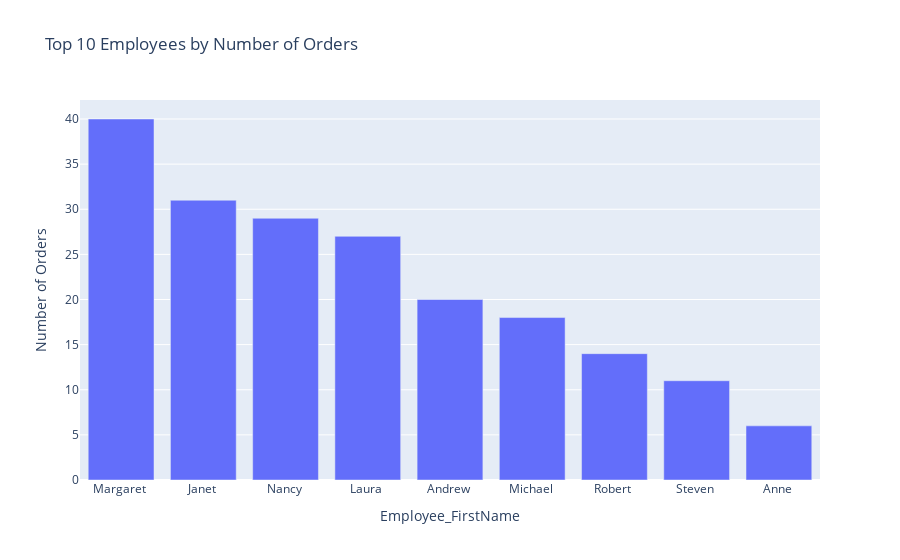

The code cell stored with this chart in its notebook:
### Code cell
# Merge DataFrames
merged_data = pd.merge(Employees, Orders, on='EmployeeID')

# Group by EmployeeID, FirstName, and LastName, count Orders, and get the top 10
top_10_employees = merged_data.groupby(['EmployeeID', 'FirstName', 'LastName']).agg({'OrderID': 'count'}).nlargest(10, 'OrderID').reset_index()

# Rename columns
top_10_employees.rename(columns={'FirstName': 'Employee_FirstName', 'LastName': 'Employee_LastName', 'OrderID': 'Number_of_Orders'}, inplace=True)

# Plotting
fig = px.bar(top_10_employees, x='Employee_FirstName', y='Number_of_Orders',
             labels={'Number_of_Orders': 'Number of Orders'},
             title='Top 10 Employees by Number of Orders')
fig.show()

### Figure 1 — Plotly figure (JSON) as saved in the notebook; plotly's stock layout.template omitted (floating-point values rounded to 4 significant figures)
{"data": [{"alignmentgroup": "True", "hovertemplate": "Employee_FirstName=%{x}<br>Number of Orders=%{y}<extra></extra>", "legendgroup": "", "marker": {"color": "#636efa", "pattern": {"shape": ""}}, "name": "", "offsetgroup": "", "orientation": "v", "showlegend": false, "textposition": "auto", "type": "bar", "x": ["Margaret ", "Janet ", "Nancy ", "Laura ", "Andrew ", "Michael ", "Robert ", "Steven ", "Anne "], "xaxis": "x", "y": [40, 31, 29, 27, 20, 18, 14, 11, 6], "yaxis": "y"}], "layout": {"barmode": "relative", "legend": {"tracegroupgap": 0}, "title": {"text": "Top 10 Employees by Number of Orders"}, "xaxis": {"anchor": "y", "domain": [0, 1], "title": {"text": "Employee_FirstName"}}, "yaxis": {"anchor": "x", "domain": [0, 1], "title": {"text": "Number of Orders"}}}}
